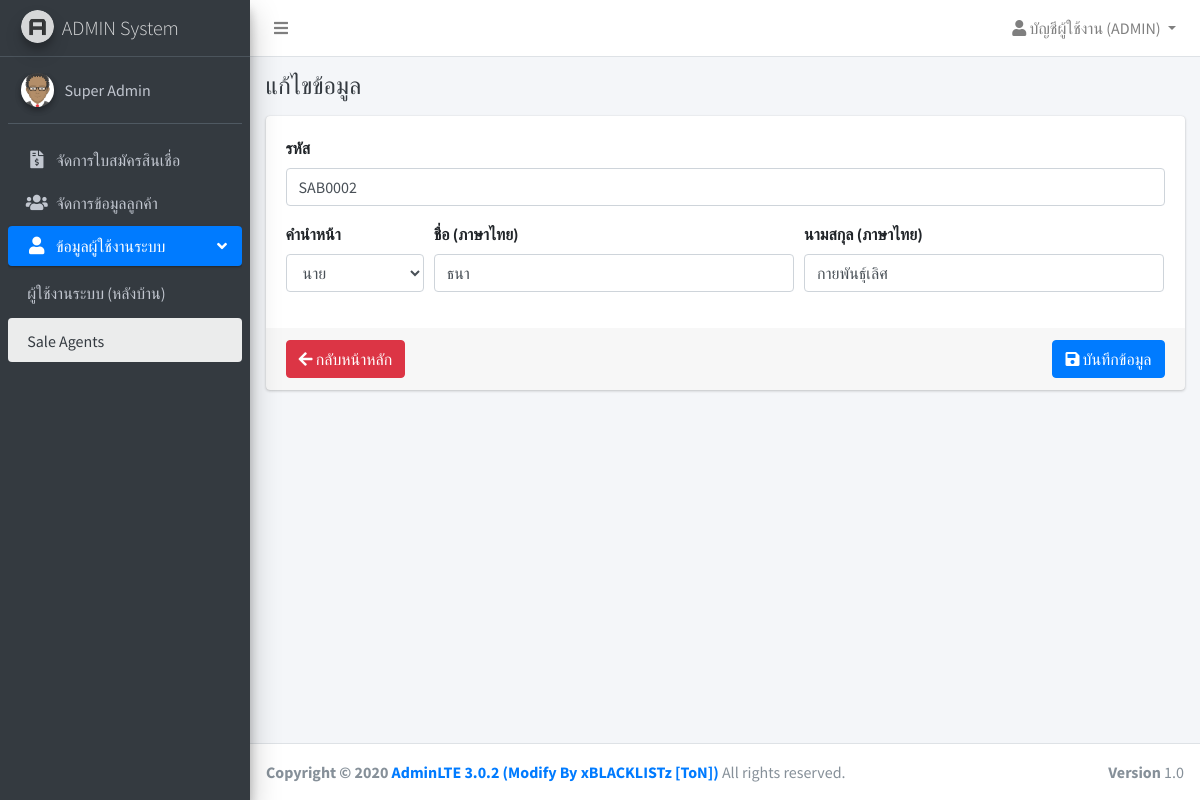
/admin/sales/forms.php?page=admins&sub=users&id=2 (signed in), run on the app's committed database.
### tables this page shows
CREATE TABLE `users` (
  `id` int(11) NOT NULL,
  `username` varchar(32) NOT NULL,
  `password` varchar(64) NOT NULL,
  `name` varchar(255) NOT NULL,
  `is_owner` int(1) NOT NULL,
  `role` varchar(10) NOT NULL,
  `created_at` timestamp NOT NULL DEFAULT current_timestamp(),
  `updated_at` timestamp NULL DEFAULT NULL ON UPDATE current_timestamp()
);

CREATE TABLE `saleagents` (
  `id` int(11) NOT NULL,
  `code` varchar(15) NOT NULL,
  `prefix_name` varchar(10) NOT NULL,
  `first_name` varchar(64) NOT NULL,
  `last_name` varchar(64) NOT NULL,
  `id_card` varchar(13) NOT NULL,
  `created_at` timestamp NOT NULL DEFAULT current_timestamp(),
  `updated_at` timestamp NULL DEFAULT NULL ON UPDATE current_timestamp()
);

### app/SQLiManager.php (called while the page is built, shortened)
<?php
if(class_exists('SQLiManager') === false)
{
	class SQLiManager{
		var $table;
		var $field;
		var $condition;
		public function SQLiManager()
		{
			$this->connect = mysqli_connect(DB_HOST,DB_USER,DB_PASS,DB_NAME);
			$cs1 = "SET character_set_results=utf8";
			mysqli_query($this->connect,$cs1) or die('Error query: ' . mysqli_error($this->connect));
			$cs2 = "SET character_set_client = utf8";
			mysqli_query($this->connect,$cs2) or die('Error query: ' . mysqli_error($this->connect));
			$cs3 = "SET character_set_connection = utf8";
			mysqli_query($this->connect,$cs3) or die('Error query: ' . mysqli_error($this->connect));
			$this->field="*";
		}
		public function select()
		{
			$this->sql="SELECT $this->field FROM $this->table $this->condition";
			$result=mysqli_query($this->connect,$this->sql) or trigger_error(mysqli_error($this->connect),E_USER_ERROR);
			return $result;
		}
	}
}
?>

### app/check_auth.php (called while the page is built, shortened)
<?php
$sql = new SQLiManager();
if( !empty($_SESSION["admin"]) ){
	$sql->table = "users";
	$sql->field = "name, username";
	$sql->condition = "WHERE id={$_SESSION["admin"]}";
	$rsAuth = $sql->select();
}
if( !empty($rsAuth) ){
	if( mysqli_num_rows($rsAuth) <= 0 ){
		session_destroy();
		ob_clean();
		header("location:".URL);
	}
	else{
		$auth = mysqli_fetch_assoc($rsAuth);
	}
}

### admin/layouts/menu_init.php (called while the page is built)
<?php
$menu[] = ["label"=>"จัดการใบสมัครสินเชื่อ", "key"=>"borrows", "url"=>URL."admin/borrows", 'icon'=>'fas fa-file-invoice-dollar'];
$menu[] = ["label"=>"จัดการข้อมูลลูกค้า", "key"=>"customers", "url"=>URL."admin/customers", 'icon'=>'fa fa-users'];
$sub_admin[] = ["label"=>"ผู้ใช้งานระบบ (หลังบ้าน)", "key"=>"admins", "url"=>URL."admin/users", 'icon'=>''];
$sub_admin[] = ["label"=>"Sale Agents", "key"=>"users", "url"=>URL."admin/sales", 'icon'=>''];
$menu[] = ["label"=>"ข้อมูลผู้ใช้งานระบบ", "key"=>"admins", 'icon'=>'fa fa-user', "sub"=>$sub_admin];

### app/fn.php (called while the page is built, shortened)
<?php
function prefix(){
	$_prefix = [];
	$_prefix[] = ['id'=>1, 'name'=>'นาย'];
	$_prefix[] = ['id'=>2, 'name'=>'นาง'];
	$_prefix[] = ['id'=>3, 'name'=>'นางสาว'];
	return $_prefix;
}

### admin/sales/forms.php (the view, shortened to what this page needs)
<?php
include("../layouts/header.php");
include($_pathURL."admin/layouts/navbar.php");
include($_pathURL."admin/layouts/menu.php");
$_title = "เพิ่มข้อมูล";
$_action = URL."admin/sales/save.php?page={$_GET["page"]}";
if( !empty($_GET["id"]) ){
	$sql->table = "saleagents";
	$sql->condition = "WHERE id={$_GET["id"]} LIMIT 1";
	$query = $sql->select();
	$result = mysqli_fetch_assoc($query);
	$_title = "แก้ไขข้อมูล";
	$_action = URL."admin/sales/update.php?page={$_GET["page"]}";
}
?>
<div class="content-wrapper">
	<div class="content-header">
		<div class="container-fluid">
			<div class="row">
				<div class="col-sm-12">
					<div class="clearfix">
						<h4 class="m-0 text-dark float-left"><?= !empty($_title) ? $_title : "" ?></h4>
					</div>
				</div>
			</div>
		</div>
	</div>
	<section class="content">
		<div class="container-fluid">
			<div class="card">
				<form class="form-submit" action="<?=$_action?>" method="POST">
					<div class="card-body">
						<div class="form-group">
							<label for="code">รหัส</label>
							<input type="text" class="form-control" id="code" name="code" placeholder="รหัส (หากไม่กรอก ระบบจะดำเนินการให้อัตโนมัติ)" value="<?= !empty($result["code"]) ? $result["code"] : "" ?>">
						</div>
						<div class="form-row">
							<div class="form-group col-md-2">
								<label for="prefix_name">คำนำหน้า</label>
								<select name="prefix_name" id="prefix_name" class="form-control">
									<?php
									foreach (prefix() as $key => $value) {
										$sel = '';
										if( !empty($result["prefix_name"]) ){
											if( $result["prefix_name"] == $value["id"] ) $sel = 'selected="1"';
										}
										echo '<option value="'.$value["id"].'" '.$sel.'>'.$value["name"].'</option>';
									}
									?>
								</select>
							</div>
							<div class="form-group col-md-5">
								<label for="prefix_name">ชื่อ (ภาษาไทย)</label>
								<input type="text" class="form-control" id="first_name" name="first_name" placeholder="ชื่อ (ภาษาไทย)" value="<?= !empty($result["first_name"]) ? $result["first_name"] : "" ?>">
							</div>
							<div class="form-group col-md-5">
								<label for="prefix_name">นามสกุล (ภาษาไทย)</label>
								<input type="text" class="form-control" id="last_name" name="last_name" placeholder="นามสกุล (ภาษาไทย)" value="<?= !empty($result["last_name"]) ? $result["last_name"] : "" ?>">
							</div>
						</div>
					</div>
					<div class="card-footer">
						<div class="clearfix">
							<a href="<?=URL?>admin/sales/?page=<?=$_GET["page"]?>" class="btn btn-danger float-left">
								<i class="fa fa-arrow-left"></i> กลับหน้าหลัก
							</a>
							<button type="submit" class="btn btn-primary btn-submit float-right">
								<i class="fa fa-save"></i> บันทึกข้อมูล
							</button>
						</div>
					</div>
				</form>
			</div>
		</div>
	</section>
</div>
<?php
include($_pathURL."admin/layouts/footer.php");
?>

### admin/layouts/navbar.php (shortened to what this page needs)
<nav class="main-header navbar navbar-expand navbar-white navbar-light">
	<ul class="navbar-nav">
		<li class="nav-item">
			<a class="nav-link" data-widget="pushmenu" href="#"><i class="fas fa-bars"></i></a>
		</li>
	</ul>
	<ul class="navbar-nav ml-auto">
		<li class="nav-item dropdown">
			<a class="nav-link dropdown-toggle" href="#" id="navbarDropdown" role="button" data-toggle="dropdown" aria-haspopup="true" aria-expanded="false">
				<i class="fa fa-user"></i> บัญชีผู้ใช้งาน (<?=strtoupper($auth["username"])?>)
			</a>
		</li>
	</ul>
</nav>

### admin/layouts/menu.php (shortened to what this page needs)
<aside class="main-sidebar sidebar-dark-primary elevation-4">
	<a href="index3.html" class="brand-link">
		<img src="<?=IMAGES?>/AdminLTELogo.png" alt="AdminLTE Logo" class="brand-image img-circle elevation-3"
		style="opacity: .8">
		<span class="brand-text font-weight-light">ADMIN System</span>
	</a>
	<div class="sidebar">
		<div class="user-panel mt-3 pb-3 mb-3 d-flex">
			<div class="image">
				<img src="<?=IMAGES?>/avatar.png" class="img-circle elevation-2" alt="User Image">
			</div>
			<div class="info">
				<a href="" class="d-block"><?=$auth["name"]?></a>
			</div>
		</div>
          <?php include("menu_init.php"); ?>
		<nav class="mt-2">
			<ul class="nav nav-pills nav-sidebar flex-column" data-widget="treeview" role="menu" data-accordion="false">
               <?php
               foreach ($menu as $key => $value) {
                    if( empty($value["sub"]) ){
                         ?>
                         <li class="nav-item">
                              <a href="<?=$value["url"]?>?page=<?=$value['key']?>" class="nav-link <?= $value['key'] == $_GET['page'] ? "active" : "" ?>">
                                   <i class="nav-icon <?=$value["icon"]?>"></i>
                                   <p>
                                        <?=$value["label"]?>
                                   </p>
                              </a>
                         </li>
                         <?php
                    }
                    else{
                         ?>
                         <li class="nav-item has-treeview <?= $value['key'] == $_GET['page'] ? "menu-open" : "" ?>">
                              <a href="#" class="nav-link <?= $value['key'] == $_GET['page'] ? "active" : "" ?>">
                                   <i class="nav-icon <?=$value["icon"]?>"></i>
                                   <p>
                                        <?=$value["label"]?>
                                        <i class="right fas fa-angle-left"></i>
                                   </p>
                              </a>
                              <ul class="nav nav-treeview">
                                   <?php
                                   foreach ($value["sub"] as $sub) {
                                        ?>
                                        <li class="nav-item">
                                             <a href="<?=$sub['url']?>?page=<?=$value["key"]?>&sub=<?=$sub["key"]?>" class="nav-link  <?= $sub['key'] == $_GET['sub'] ? "active" : "" ?>">
                                                  <p><?=$sub['label']?></p>
                                             </a>
                                        </li>
                                        <?php
                                   }
                                   ?>
                              </ul>
                         </li>
                         <?php
                    }
               }
               ?>
          </ul>
      </nav>
  </div>
</aside>

### data on the page
users: username "ADMIN", name "Super Admin"
saleagents: code "SAB0002", first_name "ธนา", last_name "กายพันธุ์เลิศ"

### other printed values
$value["label"] "จัดการใบสมัครสินเชื่อ"
$value["label"] "จัดการข้อมูลลูกค้า"
$value["label"] "ข้อมูลผู้ใช้งานระบบ"
$sub['label'] "ผู้ใช้งานระบบ (หลังบ้าน)"
$sub['label'] "Sale Agents"
$_title "แก้ไขข้อมูล"
form field prefix_name "นาย"
